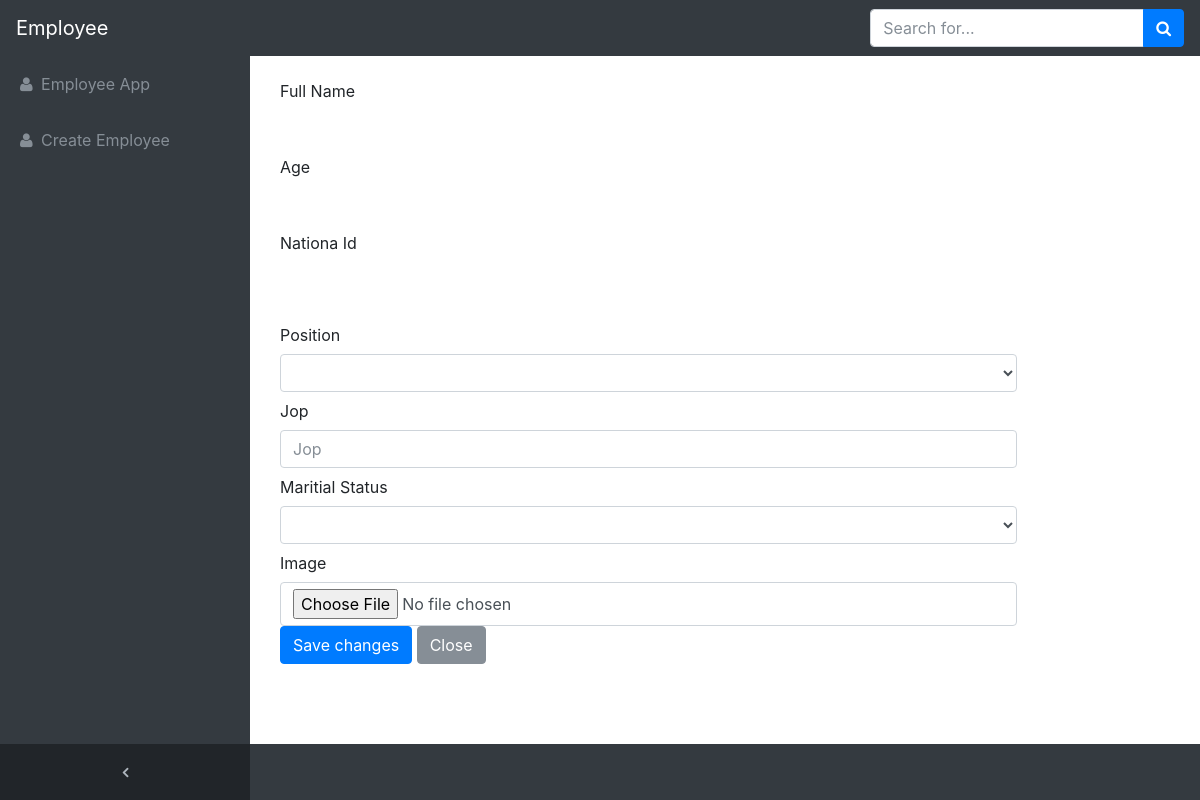
Before: /update/mina with the older database file.
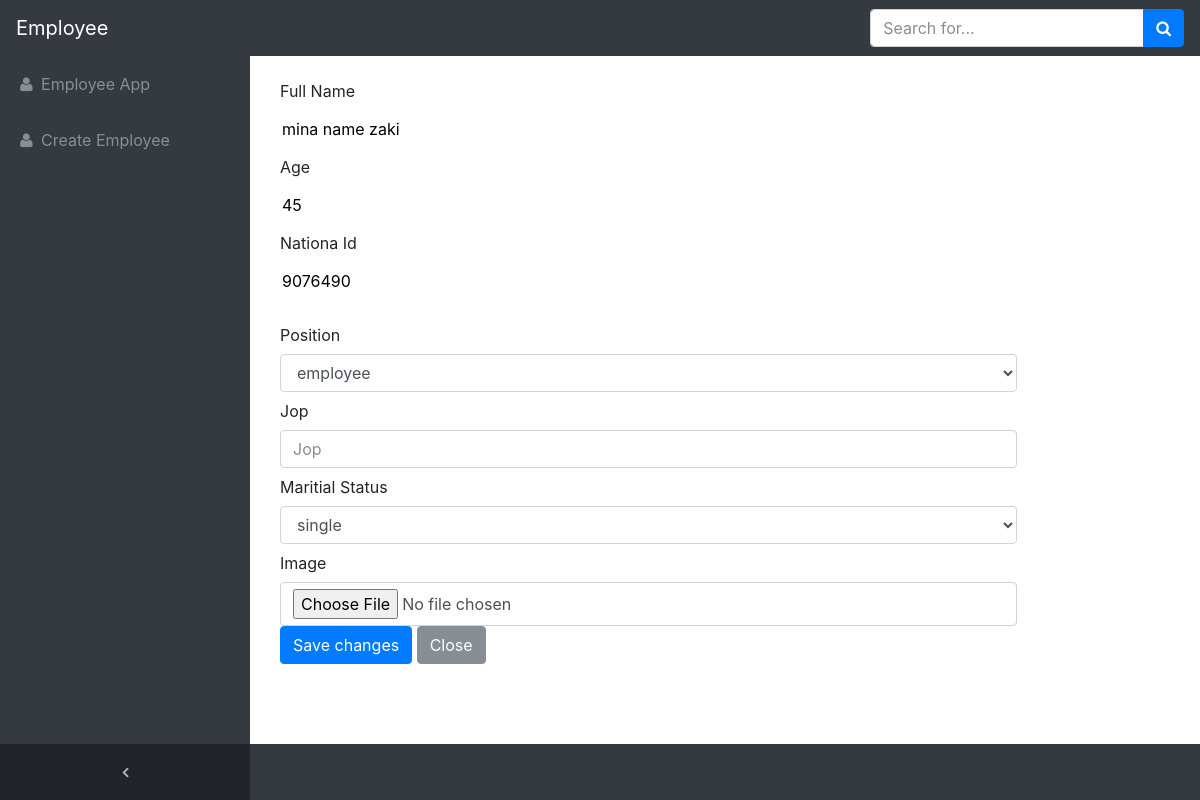
After: the same page with the newer database file.
### mainapp/models.py (models this page shows, shortened)
class Employee(models.Model):
	first_name		= models.CharField(max_length=50)
	last_name		= models.CharField(max_length=50)
	middle_name		= models.CharField(max_length=50)
	slug 	   		= models.SlugField(blank=True ,
						unique=True)
	image 			= models.ImageField(
						upload_to = upload_image_path ,
				        blank= True)
	national_id		= models.CharField(max_length=15 ,
						unique=True)
	position 		= models.CharField(max_length=120 ,
						default='Employee',
				  		choices=POSITION_CHOICES)
	jop 			= models.CharField(max_length=150,
						 blank= True )
	age 			= models.IntegerField()
	date_of_birth	= models.DateField()
	timestamp   	= models.DateTimeField(
						auto_now_add=True)
	place_of_birth  = models.CharField(max_length=120)
	country 		= models.CharField(max_length=50)
	nationality 	= models.CharField(max_length=50)
	maritial_status = models.CharField(max_length=50 ,
					default ='Male' ,
					choices=MARIRTIAL_STATUS_CHOICES)
	gendar 			=  models.CharField(max_length=50 ,
						default ='Male' ,
						choices=GENDAR_COICES)
	objects 		= EmployeeManager()
	def full_name(self):
		self.FullName = self.first_name + ' ' + self.middle_name+ ' '+self.last_name
		return self.FullName

### mainapp/views.py (the view, shortened to what this page needs)
# urls.py: url(r'^update/(?P<slug>[\w-]+)$',update_view,
def update_view(request ,slug=None):
	qs = Employee.objects.filter(slug=slug)
	employe = qs.first()
	content = {
	'employee':employe,
	'main_view' : True
	}
	return render(request,'mainapp/update.html' ,content)

### mainapp/models.py (called while the page is built)
	def get_queryset(self):
		return EmployeeQuerySet(self.model, using=self._db)

### templates/mainapp/update.html
{% extends 'base.html' %}
{% block content %}
 {% include "mainapp/update_form.html" with employee=employee main_url=True %}
{% endblock %}

### templates/mainapp/update_form.html (shortened to what this page needs)
<div class='container'>
<form enctype='multipart/form-data' method='post'  action= "../update/{{employee.slug }}" >
  <div class='row'>
    <div class='col'>
  <div class="form-group row">
    <label for="fullname" class="col-sm-4 col-form-label">Full Name</label>
    <div class="col-sm-10">
      <input type="text" readonly class="form-control-plaintext" id="fullname" value="{{ employee.full_name }}">
    </div>
    <label for="age" class="col-sm-4 col-form-label">Age</label>
    <div class="col-sm-10">
      <input type="text" readonly class="form-control-plaintext" id="age" value="{{ employee.age }}">
    </div>
     <label for="ID" class="col-sm-4 col-form-label">Nationa Id </label>
    <div class="col-sm-10">
      <input type="text" readonly class="form-control-plaintext" id="ID" value="{{ employee.national_id }}">
    </div>
  </div>
     <div class="form-group row">
        <label for="position" class="col-sm-4 col-form-label">Position</label>
        <div class="col-sm-10">
          <select class="form-control" id="position" name="position">
          <option>{{ employee.position }}</option>
          <option>employee</option>
          </select>
        </div>
         <label for="jop" class="col-sm-4 col-form-label">Jop</label>
        <div class="col-sm-10">
          <input type="text" class="form-control" id="jop" name ="jop" placeholder="Jop" value="{{ employee.jop }}">
        </div>
        <label for="maritial_status" class="col-sm-4 col-form-label">Maritial Status</label>
        <div class="col-sm-10">
          <select class="form-control" id="maritial_status" name ="maritial_status">
          <option>{{ employee.maritial_status }}</option>
          <option>single</option>
          </select>
        </div>
        <label for="image" class="col-sm-4 col-form-label">Image</label>
        <div class="col-sm-10">
          <input type="file" class="form-control" id="image" placeholder="image" name="image" >
        </div>
        <div class="col-sm-10">
          <button type="submit" class="btn btn-primary">Save changes</button>
          <button type="button" class="btn btn-secondary" data-dismiss="modal">Close</button>
        </div>
  </div>
</div>
</form>
</div>

Changed rows visible on the page:
added Employee: full_name "mina name zaki", age "45", national_id "9076490", position "employee", maritial_status "single"
